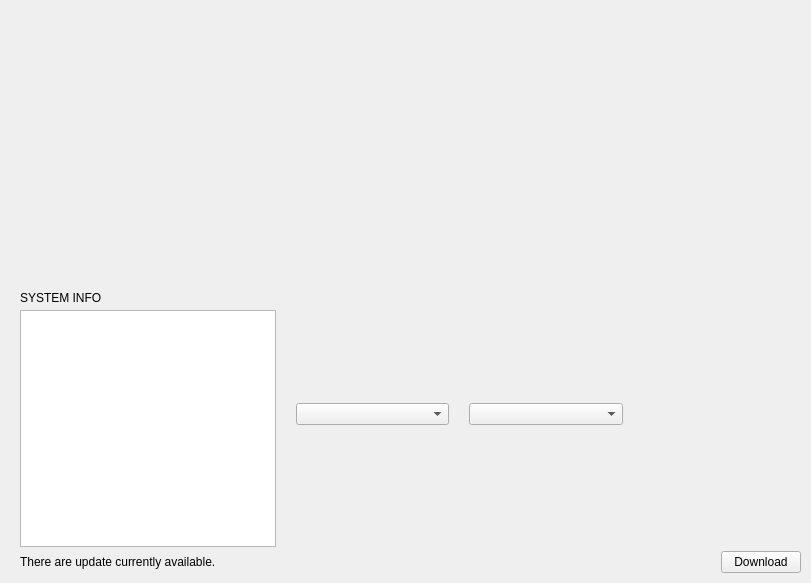
<?xml version="1.0" encoding="UTF-8"?>
<ui version="4.0">
 <class>DashboardPage</class>
 <widget class="QWidget" name="DashboardPage">
  <property name="geometry">
   <rect>
    <x>0</x>
    <y>0</y>
    <width>811</width>
    <height>583</height>
   </rect>
  </property>
  <property name="sizePolicy">
   <sizepolicy hsizetype="Expanding" vsizetype="Expanding">
    <horstretch>0</horstretch>
    <verstretch>0</verstretch>
   </sizepolicy>
  </property>
  <property name="windowTitle">
   <string>Dashboard</string>
  </property>
  <layout class="QGridLayout" name="gridLayout">
   <property name="leftMargin">
    <number>5</number>
   </property>
   <property name="topMargin">
    <number>5</number>
   </property>
   <property name="rightMargin">
    <number>5</number>
   </property>
   <property name="bottomMargin">
    <number>5</number>
   </property>
   <property name="spacing">
    <number>0</number>
   </property>
   <!-- Row 0: CircleBars spanning all 4 columns -->
   <item row="0" column="0" colspan="4">
    <widget class="QWidget" name="circleBars" native="true">
     <property name="sizePolicy">
      <sizepolicy hsizetype="Expanding" vsizetype="Expanding">
       <horstretch>0</horstretch>
       <verstretch>0</verstretch>
      </sizepolicy>
     </property>
     <property name="minimumSize">
      <size>
       <width>0</width>
       <height>200</height>
      </size>
     </property>
     <layout class="QHBoxLayout" name="circleBarsLayout">
      <property name="spacing">
       <number>20</number>
      </property>
      <property name="leftMargin">
       <number>10</number>
      </property>
      <property name="topMargin">
       <number>5</number>
      </property>
      <property name="rightMargin">
       <number>10</number>
      </property>
      <property name="bottomMargin">
       <number>5</number>
      </property>
     </layout>
    </widget>
   </item>
   <!-- Row 1, Col 0: System Info -->
   <item row="1" column="0">
    <widget class="QWidget" name="systemInfo" native="true">
     <property name="sizePolicy">
      <sizepolicy hsizetype="Expanding" vsizetype="Expanding">
       <horstretch>0</horstretch>
       <verstretch>0</verstretch>
      </sizepolicy>
     </property>
     <property name="minimumSize">
      <size>
       <width>200</width>
       <height>0</height>
      </size>
     </property>
     <property name="focusPolicy">
      <enum>Qt::WheelFocus</enum>
     </property>
     <layout class="QVBoxLayout" name="verticalLayout">
      <property name="spacing">
       <number>5</number>
      </property>
      <property name="leftMargin">
       <number>15</number>
      </property>
      <property name="topMargin">
       <number>0</number>
      </property>
      <property name="rightMargin">
       <number>10</number>
      </property>
      <property name="bottomMargin">
       <number>0</number>
      </property>
      <item>
       <spacer name="verticalSpacer_2">
        <property name="orientation">
         <enum>Qt::Vertical</enum>
        </property>
        <property name="sizeType">
         <enum>QSizePolicy::Fixed</enum>
        </property>
        <property name="sizeHint" stdset="0">
         <size>
          <width>20</width>
          <height>15</height>
         </size>
        </property>
       </spacer>
      </item>
      <item>
       <widget class="QLabel" name="lblSystemInfoTitle">
        <property name="text">
         <string>SYSTEM INFO</string>
        </property>
       </widget>
      </item>
      <item>
       <widget class="QListView" name="listViewSystemInfo">
        <property name="focusPolicy">
         <enum>Qt::NoFocus</enum>
        </property>
        <property name="verticalScrollBarPolicy">
         <enum>Qt::ScrollBarAlwaysOff</enum>
        </property>
        <property name="horizontalScrollBarPolicy">
         <enum>Qt::ScrollBarAlwaysOff</enum>
        </property>
        <property name="autoScroll">
         <bool>false</bool>
        </property>
        <property name="editTriggers">
         <set>QAbstractItemView::NoEditTriggers</set>
        </property>
        <property name="selectionMode">
         <enum>QAbstractItemView::NoSelection</enum>
        </property>
        <property name="selectionBehavior">
         <enum>QAbstractItemView::SelectRows</enum>
        </property>
        <property name="spacing">
         <number>5</number>
        </property>
        <property name="wordWrap">
         <bool>true</bool>
        </property>
       </widget>
      </item>
     </layout>
    </widget>
   </item>
   <!-- Row 1, Col 1: Temperature container -->
   <item row="1" column="1">
    <widget class="QWidget" name="tempContainer" native="true">
     <property name="sizePolicy">
      <sizepolicy hsizetype="Expanding" vsizetype="Expanding">
       <horstretch>0</horstretch>
       <verstretch>0</verstretch>
      </sizepolicy>
     </property>
     <layout class="QVBoxLayout" name="tempContainerLayout">
      <property name="spacing">
       <number>5</number>
      </property>
      <property name="leftMargin">
       <number>10</number>
      </property>
      <property name="topMargin">
       <number>10</number>
      </property>
      <property name="rightMargin">
       <number>10</number>
      </property>
      <property name="bottomMargin">
       <number>5</number>
      </property>
      <item>
       <widget class="QComboBox" name="cmbTempSensor">
        <property name="cursor">
         <cursorShape>PointingHandCursor</cursorShape>
        </property>
        <property name="focusPolicy">
         <enum>Qt::NoFocus</enum>
        </property>
       </widget>
      </item>
     </layout>
    </widget>
   </item>
   <!-- Row 1, Col 2: GPU container -->
   <item row="1" column="2">
    <widget class="QWidget" name="gpuContainer" native="true">
     <property name="sizePolicy">
      <sizepolicy hsizetype="Expanding" vsizetype="Expanding">
       <horstretch>0</horstretch>
       <verstretch>0</verstretch>
      </sizepolicy>
     </property>
     <layout class="QVBoxLayout" name="gpuContainerLayout">
      <property name="spacing">
       <number>5</number>
      </property>
      <property name="leftMargin">
       <number>10</number>
      </property>
      <property name="topMargin">
       <number>10</number>
      </property>
      <property name="rightMargin">
       <number>10</number>
      </property>
      <property name="bottomMargin">
       <number>5</number>
      </property>
      <item>
       <widget class="QComboBox" name="cmbGpuDevice">
        <property name="cursor">
         <cursorShape>PointingHandCursor</cursorShape>
        </property>
        <property name="focusPolicy">
         <enum>Qt::NoFocus</enum>
        </property>
       </widget>
      </item>
     </layout>
    </widget>
   </item>
   <!-- Row 1, Col 3: Line Bars (Download / Upload stacked) -->
   <item row="1" column="3">
    <widget class="QWidget" name="lineBars" native="true">
     <property name="sizePolicy">
      <sizepolicy hsizetype="Expanding" vsizetype="Expanding">
       <horstretch>0</horstretch>
       <verstretch>0</verstretch>
      </sizepolicy>
     </property>
     <property name="minimumSize">
      <size>
       <width>150</width>
       <height>0</height>
      </size>
     </property>
     <layout class="QVBoxLayout" name="lineBarsLayout">
      <property name="spacing">
       <number>20</number>
      </property>
      <property name="leftMargin">
       <number>10</number>
      </property>
      <property name="topMargin">
       <number>10</number>
      </property>
      <property name="rightMargin">
       <number>10</number>
      </property>
      <property name="bottomMargin">
       <number>10</number>
      </property>
     </layout>
    </widget>
   </item>
   <!-- Row 2: Update Bar spanning all columns -->
   <item row="2" column="0" colspan="4">
    <widget class="QWidget" name="widgetUpdateBar" native="true">
     <property name="sizePolicy">
      <sizepolicy hsizetype="Expanding" vsizetype="Fixed">
       <horstretch>0</horstretch>
       <verstretch>0</verstretch>
      </sizepolicy>
     </property>
     <property name="minimumSize">
      <size>
       <width>0</width>
       <height>31</height>
      </size>
     </property>
     <property name="styleSheet">
      <string notr="true"/>
     </property>
     <layout class="QHBoxLayout" name="updateBarLayout">
      <property name="spacing">
       <number>0</number>
      </property>
      <property name="leftMargin">
       <number>15</number>
      </property>
      <property name="topMargin">
       <number>0</number>
      </property>
      <property name="rightMargin">
       <number>5</number>
      </property>
      <property name="bottomMargin">
       <number>0</number>
      </property>
      <item alignment="Qt::AlignLeft|Qt::AlignVCenter">
       <widget class="QLabel" name="lblUpdateBarText">
        <property name="text">
         <string>There are update currently available.</string>
        </property>
       </widget>
      </item>
      <item alignment="Qt::AlignRight|Qt::AlignVCenter">
       <widget class="QPushButton" name="btnDownloadUpdate">
        <property name="cursor">
         <cursorShape>PointingHandCursor</cursorShape>
        </property>
        <property name="focusPolicy">
         <enum>Qt::NoFocus</enum>
        </property>
        <property name="accessibleName">
         <string notr="true">primary</string>
        </property>
        <property name="text">
         <string>Download</string>
        </property>
       </widget>
      </item>
     </layout>
    </widget>
   </item>
  </layout>
 </widget>
 <resources/>
 <connections/>
</ui>
